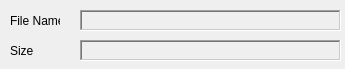
<?xml version="1.0" encoding="UTF-8"?>
<ui version="4.0">
 <class>CGpgExec</class>
 <widget class="QDialog" name="CGpgExec">
  <property name="enabled">
   <bool>true</bool>
  </property>
  <property name="geometry">
   <rect>
    <x>0</x>
    <y>0</y>
    <width>345</width>
    <height>69</height>
   </rect>
  </property>
  <property name="windowTitle">
   <string>GNU PG Executing</string>
  </property>
  <property name="modal">
   <bool>true</bool>
  </property>
  <widget class="QLabel" name="label">
   <property name="geometry">
    <rect>
     <x>10</x>
     <y>10</y>
     <width>50</width>
     <height>21</height>
    </rect>
   </property>
   <property name="text">
    <string>File Name</string>
   </property>
  </widget>
  <widget class="QLabel" name="label_FileName">
   <property name="geometry">
    <rect>
     <x>80</x>
     <y>10</y>
     <width>261</width>
     <height>21</height>
    </rect>
   </property>
   <property name="autoFillBackground">
    <bool>false</bool>
   </property>
   <property name="styleSheet">
    <string/>
   </property>
   <property name="frameShape">
    <enum>QFrame::WinPanel</enum>
   </property>
   <property name="frameShadow">
    <enum>QFrame::Sunken</enum>
   </property>
   <property name="text">
    <string/>
   </property>
  </widget>
  <widget class="QLabel" name="label_FileSize">
   <property name="geometry">
    <rect>
     <x>80</x>
     <y>40</y>
     <width>261</width>
     <height>21</height>
    </rect>
   </property>
   <property name="autoFillBackground">
    <bool>false</bool>
   </property>
   <property name="styleSheet">
    <string/>
   </property>
   <property name="frameShape">
    <enum>QFrame::WinPanel</enum>
   </property>
   <property name="frameShadow">
    <enum>QFrame::Sunken</enum>
   </property>
   <property name="text">
    <string/>
   </property>
  </widget>
  <widget class="QLabel" name="label_2">
   <property name="geometry">
    <rect>
     <x>10</x>
     <y>40</y>
     <width>50</width>
     <height>21</height>
    </rect>
   </property>
   <property name="text">
    <string>Size</string>
   </property>
  </widget>
 </widget>
 <resources/>
 <connections/>
</ui>
